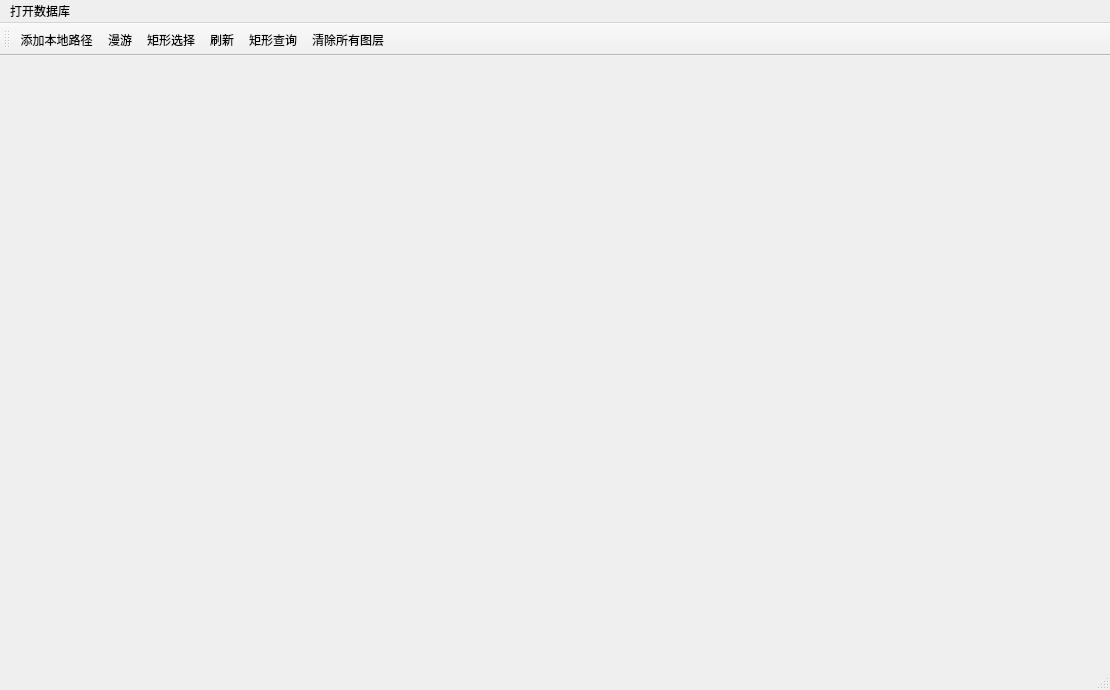
<?xml version="1.0" encoding="UTF-8"?>
<ui version="4.0">
 <class>testQT5Class</class>
 <widget class="QMainWindow" name="testQT5Class">
  <property name="geometry">
   <rect>
    <x>0</x>
    <y>0</y>
    <width>1110</width>
    <height>690</height>
   </rect>
  </property>
  <property name="windowTitle">
   <string>testQT5</string>
  </property>
  <widget class="QWidget" name="centralWidget"/>
  <widget class="QMenuBar" name="menuBar">
   <property name="geometry">
    <rect>
     <x>0</x>
     <y>0</y>
     <width>1110</width>
     <height>23</height>
    </rect>
   </property>
   <widget class="QMenu" name="menu">
    <property name="title">
     <string>打开数据库</string>
    </property>
   </widget>
   <addaction name="menu"/>
  </widget>
  <widget class="QToolBar" name="mainToolBar">
   <property name="enabled">
    <bool>true</bool>
   </property>
   <attribute name="toolBarArea">
    <enum>TopToolBarArea</enum>
   </attribute>
   <attribute name="toolBarBreak">
    <bool>false</bool>
   </attribute>
   <addaction name="action_addSQLite"/>
   <addaction name="action_pan"/>
   <addaction name="action_selectEnv"/>
   <addaction name="action_update"/>
   <addaction name="action_searchEnv"/>
   <addaction name="action_clearalllayer"/>
  </widget>
  <widget class="QStatusBar" name="statusBar"/>
  <action name="action_pan">
   <property name="text">
    <string>漫游</string>
   </property>
  </action>
  <action name="action_selectEnv">
   <property name="text">
    <string>矩形选择</string>
   </property>
   <property name="toolTip">
    <string>矩形选择</string>
   </property>
  </action>
  <action name="action_update">
   <property name="text">
    <string>刷新</string>
   </property>
  </action>
  <action name="action_searchEnv">
   <property name="text">
    <string>矩形查询</string>
   </property>
  </action>
  <action name="action_addSQLite">
   <property name="text">
    <string>添加本地路径</string>
   </property>
  </action>
  <action name="action_clearalllayer">
   <property name="text">
    <string>清除所有图层</string>
   </property>
  </action>
 </widget>
 <layoutdefault spacing="6" margin="11"/>
 <resources>
  <include location="testqt5.qrc"/>
 </resources>
 <connections/>
 <slots>
  <slot>helloworld()</slot>
  <slot>setLabelString()</slot>
 </slots>
</ui>
